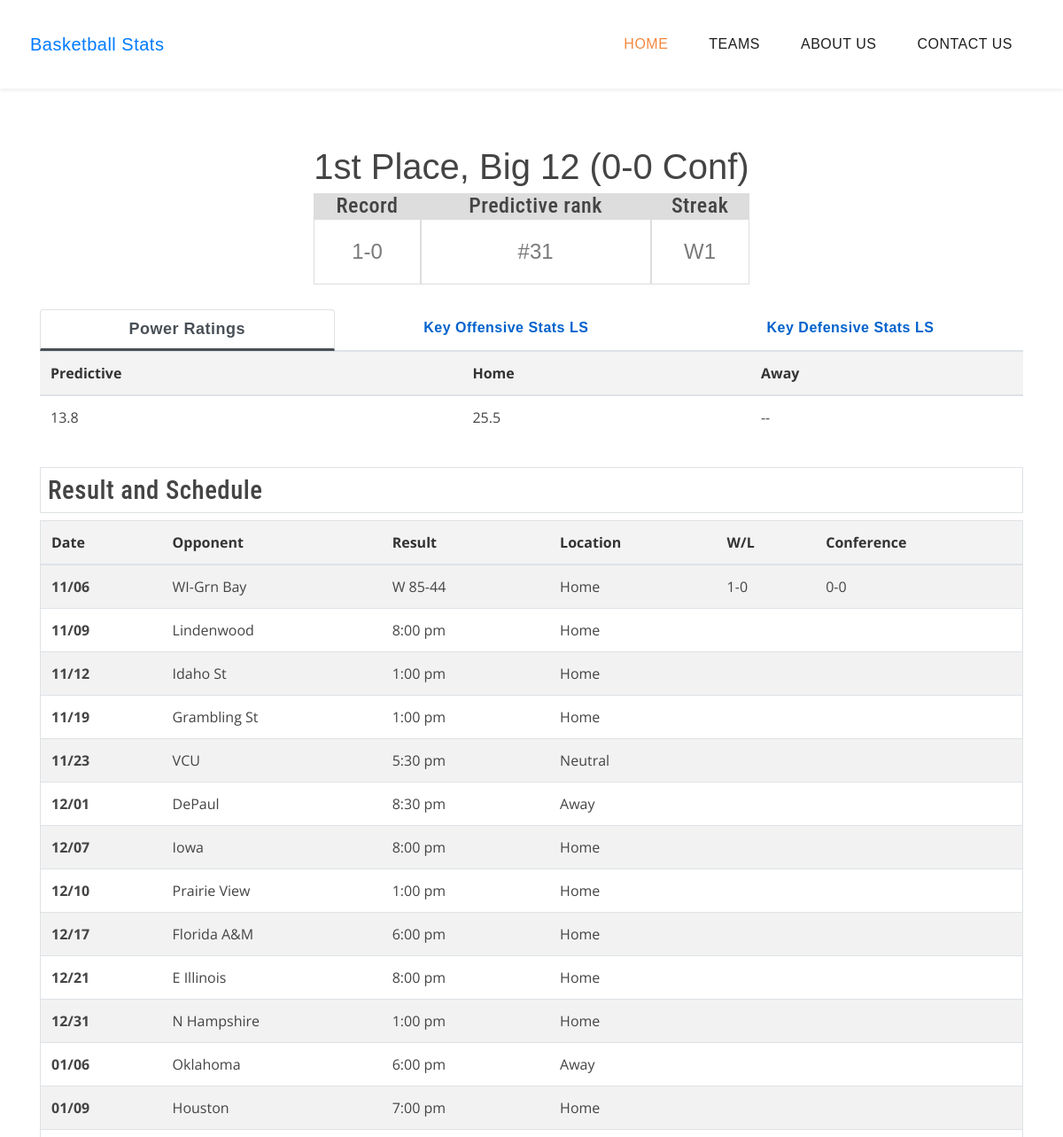
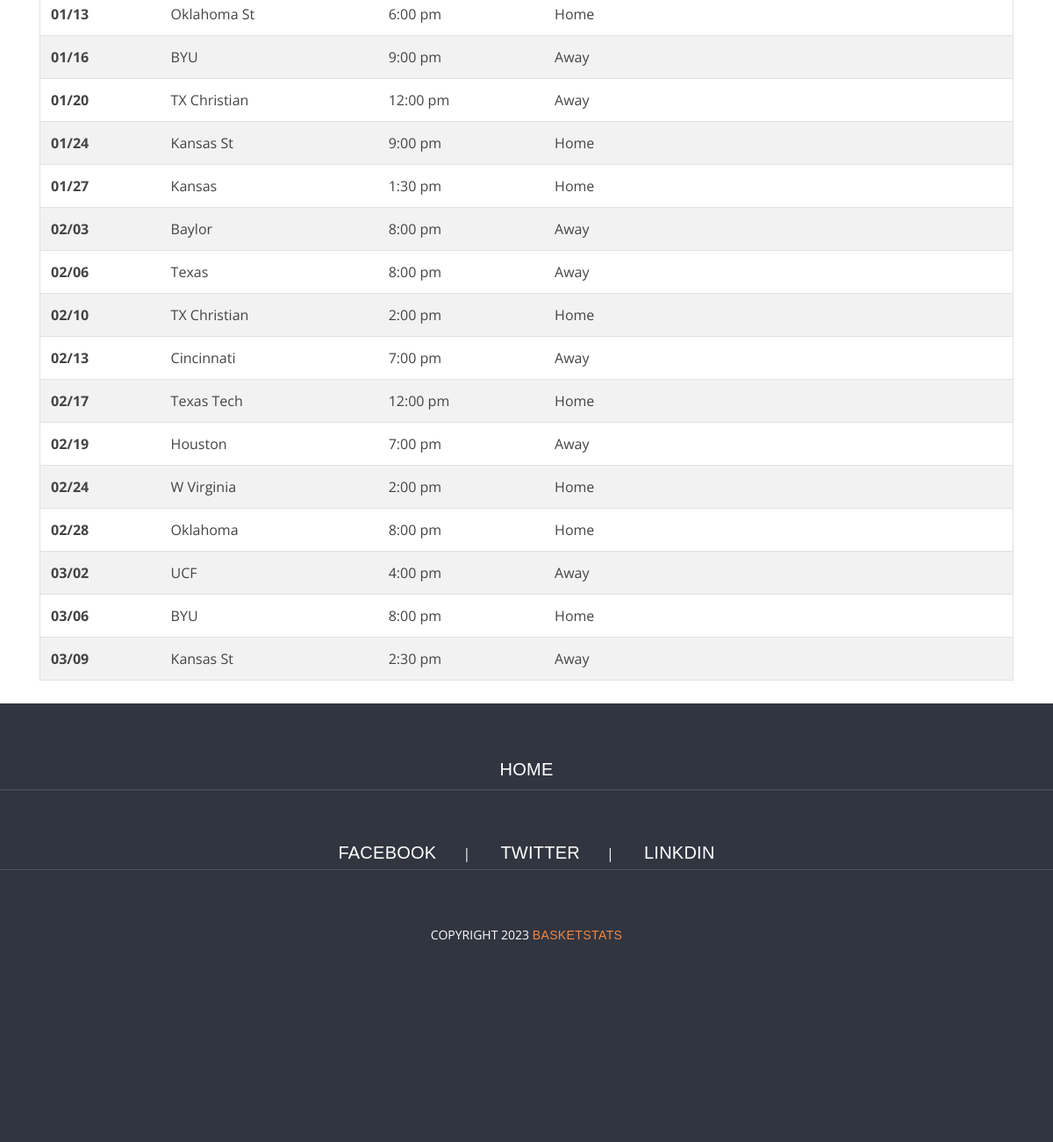
/teams/1/, run on the app's committed database (2 pictures, top to bottom).
### stats/models.py (models this page shows, shortened)
class TeamStats(models.Model):
    team = models.OneToOneField(Team, on_delete=models.CASCADE,related_name='team_stats')
    created_at = models.DateTimeField(auto_now_add=True)
    stats_details_formatted_html = models.TextField(blank=True,null=True)

class PowerRatings(models.Model):
    team = models.ForeignKey(Team, on_delete=models.CASCADE,related_name='power_ratings')
    created_at = models.DateTimeField(auto_now_add=True)
    predictive_rating = models.CharField(max_length=50, help_text="Predictive Power Rating",blank=True, null=True)
    home_rating = models.CharField(max_length=50, help_text="Home Power Rating",blank=True, null=True)
    away_rating = models.CharField(max_length=50, help_text="Away Power Rating",blank=True, null=True)

class ResultAndScheduleStats(models.Model):
    team = models.ForeignKey(Team, on_delete=models.CASCADE, related_name='result_and_schedule_stats')
    date = models.DateField(blank=True,null=True)
    opponent = models.CharField(max_length=100, blank=True, null=True)
    result = models.CharField(max_length=10, blank=True, null=True)
    location = models.CharField(max_length=50, blank=True, null=True)
    win_loss = models.CharField(max_length=1, blank=True, null=True)
    conference = models.CharField(max_length=100, blank=True, null=True)
    spread = models.CharField(max_length=100,blank=True,null=True)
    total = models.CharField(max_length=100,blank=True,null=True)
    money = models.CharField(max_length=100,blank=True,null=True)

### stats/views.py (the view)
class TeamDetailView(DetailView):
    model = Team
    template_name = "pages/team_details.html"
    context_object_name = 'team'
    query_pk_and_slug = True
    def get_context_data(self, **kwargs):
        context = super().get_context_data(**kwargs)
        team = context['team']
        context['stats_details_formatted_html'] = team.team_stats.stats_details_formatted_html
        context['power_ratings_obj'] = team.power_ratings.all()
        context['key_offensive_stats_obj'] = team.key_offensive_stats.all()
        context['key_defensive_stats_obj'] = team.key_defensive_stats.all()
        context['result_and_schedule_stats_obj'] = team.result_and_schedule_stats.all()
        return context

### templates/pages/team_details.html (shortened to what this page needs)
{% extends "base.html" %}
{% load static %}
{% block htmlhead %}
<link rel="stylesheet"
href="{% static 'css/tables_tab.css' %}" />
{% endblock htmlhead %}
{% block content %}
<section id="tabs" class="stats-details-tabs  h-100">
  <div class='_stats_details container my-4 p-1 '>
    {{ stats_details_formatted_html | safe }}
  </div>
    <div class="container">
      <div class="row">
        <div class="col-md-12">
          <nav>
            <div class="nav nav-tabs nav-fill" id="nav-tab" role="tablist">
              <a
                class="nav-item nav-link active"
                id="nav-home-tab"
                data-toggle="tab"
                href="#power-ratings"
                role="tab"
                aria-controls="nav-home"
                aria-selected="true"
                >Power Ratings</a
              >
              <a
                class="nav-item nav-link"
                id="nav-profile-tab"
                data-toggle="tab"
                href="#key-offensive-stats"
                role="tab"
                aria-controls="nav-profile"
                aria-selected="false"
                >Key Offensive Stats LS</a
              >
              <a
                class="nav-item nav-link"
                id="nav-contact-tab"
                data-toggle="tab"
                href="#key-defensive-stats"
                role="tab"
                aria-controls="nav-contact"
                aria-selected="false"
                >Key Defensive Stats LS</a
              >
            </div>
          </nav>
          <div class="tab-content" id="nav-tabContent">
            <div
              class="tab-pane fade show active"
              id="power-ratings"
              role="tabpanel"
              aria-labelledby="nav-home-tab"
            >
            <div class="table-responsive">
              <table class="table" cellspacing="0">
                <thead>
                  <tr>
                    <th>Predictive</th>
                    <th>Home</th>
                    <th>Away</th>
                  </tr>
                </thead>
                <tbody>
                  {% for power_ratings in power_ratings_obj %}
                  <tr>
                    <td >{{ power_ratings.predictive_rating }}</td>
                    <td >{{ power_ratings.home_rating }}</td>
                    <td >{{ power_ratings.away_rating }}</td>
                  </tr>
                  {% endfor %}
                </tbody>
              </table>
              </div>
            </div>
          </div>
        </div>
        <div class="col-lg-12  mt-3">
          <div class="p-2 border mb-2">
            <h2>Result and Schedule</h2>
          </div>
          <div class="table-responsive">
            <table class="table table-striped border">
              <thead>
                <tr>
                  <th scope="col">Date</th>
                  <th scope="col">Opponent</th>
                  <th scope="col">Result</th>
                  <th scope="col">Location </th>
                  <th scope="col">W/L </th>
                  <th scope="col">Conference</th>
                </tr>
              </thead>
              <tbody>
                {% for result_and_schedule_stats in result_and_schedule_stats_obj %}
                <tr>
                  <th scope="row">{{ result_and_schedule_stats.date | date:"m/d"  }}</th>
                  <td>{{ result_and_schedule_stats.opponent }}</td>
                  <td>{{ result_and_schedule_stats.result }}</td>
                  <td>{{ result_and_schedule_stats.location }}</td>
                  <td>{{ result_and_schedule_stats.win_loss }}</td>
                  <td>{{ result_and_schedule_stats.conference }}</td>
                </tr>
                {% endfor %}
              </tbody>
            </table>
          </div>
        </div>
      </div>
    </div>
  </section>
</div>
{% endblock content %}

### bascetball_stat/static/css/tables_tab.css (style rules this page uses)
.stats-details-tabs { padding: 10px; margin-top: 20px; }
.stats-details-tabs #tabs .nav-tabs .nav-item.show .nav-link, .nav-tabs .nav-link.active { color: #0062cc; background-color: transparent; border-color: transparent transparent #f3f3f3; border-bottom: 3px solid !important; font-size: 18px; font-weight: bold; }
.stats-details-tabs .nav-link { border: 1px solid transparent; border-top-left-radius: 0.25rem; border-top-right-radius: 0.25rem; color: #0062cc; font-size: 16px; font-weight: 600; }
.stats-details-tabs thead { background: #f3f3f3; color: #333; }
._stats_details { display: flex; justify-content: center; align-items: center; font-family: Verdana, "Geneva", Tahoma, sans-serif; }
.stats-details-tabs a { text-decoration: none; color: #555; font-weight: 600; }
table.team-blockup { font-family: Verdana, "Geneva", Tahoma, sans-serif !important; }
.team-blockup-data p { border: 1px solid #ddd; margin: 0 auto; font-size: 1.5em; padding: 0.5em 0; text-align: center; }
.team-blockup .top { text-align: center; font-size: 2.5em; margin-bottom: 10px; font-family: inherit; }
.team-blockup-data td div h4 { background-color: #ddd; text-align: center; }

### bascetball_stat/static/css/basketstyling.css (style rules this page uses)
* { margin: 0; padding: 0; box-sizing: border-box; }
body { font-family: "Open Sans", sans-serif; overflow-x: hidden; text-rendering: optimizeLegibility; -webkit-font-smoothing: antialiased; -moz-osx-font-smoothing: grayscale; min-height: 100vh; }
body { font-family: "Open Sans", sans-serif; color: #444444; }
h2 { font-size: 1.8rem; }
p { font-size: 1.1rem; }
p { margin-bottom: 0px; font-weight: 400; color: #7a7a7a; line-height: 2; }
a { text-decoration: none !important; font-family: "Fresca", sans-serif; letter-spacing: 0.5px; font-size: inherit; }
h1, h2, h3, h4, h5, h6 { margin: 0px; font-family: "Roboto Condensed", sans-serif !important; letter-spacing: 0.5px; }

### data on the page
TeamStats: stats_details_formatted_html "1st Place, Big 12 (0-0 Conf) Record 1-0 Predictive rank #31 Streak W1"
PowerRatings: predictive_rating "13.8", home_rating "25.5", away_rating "--"
ResultAndScheduleStats: date "11/06", opponent "WI-Grn Bay", result "W 85-44", location "Home", win_loss "1-0", conference "0-0"
ResultAndScheduleStats: date "11/09", opponent "Lindenwood", result "8:00 pm", location "Home"
ResultAndScheduleStats: date "11/12", opponent "Idaho St", result "1:00 pm", location "Home"
ResultAndScheduleStats: date "11/19", opponent "Grambling St", result "1:00 pm", location "Home"
ResultAndScheduleStats: date "11/23", opponent "VCU", result "5:30 pm", location "Neutral"
ResultAndScheduleStats: date "12/01", opponent "DePaul", result "8:30 pm", location "Away"
ResultAndScheduleStats: date "12/07", opponent "Iowa", result "8:00 pm", location "Home"
ResultAndScheduleStats: date "12/10", opponent "Prairie View", result "1:00 pm", location "Home"
ResultAndScheduleStats: date "12/17", opponent "Florida A&M", result "6:00 pm", location "Home"
ResultAndScheduleStats: date "12/21", opponent "E Illinois", result "8:00 pm", location "Home"
ResultAndScheduleStats: date "12/31", opponent "N Hampshire", result "1:00 pm", location "Home"
ResultAndScheduleStats: date "01/06", opponent "Oklahoma", result "6:00 pm", location "Away"
ResultAndScheduleStats: date "01/09", opponent "Houston", result "7:00 pm", location "Home"
ResultAndScheduleStats: date "01/13", opponent "Oklahoma St", result "6:00 pm", location "Home"
ResultAndScheduleStats: date "01/16", opponent "BYU", result "9:00 pm", location "Away"
ResultAndScheduleStats: date "01/20", opponent "TX Christian", result "12:00 pm", location "Away"
ResultAndScheduleStats: date "01/24", opponent "Kansas St", result "9:00 pm", location "Home"
ResultAndScheduleStats: date "01/27", opponent "Kansas", result "1:30 pm", location "Home"
ResultAndScheduleStats: date "02/03", opponent "Baylor", result "8:00 pm", location "Away"
ResultAndScheduleStats: date "02/06", opponent "Texas", result "8:00 pm", location "Away"
ResultAndScheduleStats: date "02/10", opponent "TX Christian", result "2:00 pm", location "Home"
ResultAndScheduleStats: date "02/13", opponent "Cincinnati", result "7:00 pm", location "Away"
ResultAndScheduleStats: date "02/17", opponent "Texas Tech", result "12:00 pm", location "Home"
ResultAndScheduleStats: date "02/19", opponent "Houston", result "7:00 pm", location "Away"
ResultAndScheduleStats: date "02/24", opponent "W Virginia", result "2:00 pm", location "Home"
ResultAndScheduleStats: date "02/28", opponent "Oklahoma", result "8:00 pm", location "Home"
ResultAndScheduleStats: date "03/02", opponent "UCF", result "4:00 pm", location "Away"
ResultAndScheduleStats: date "03/06", opponent "BYU", result "8:00 pm", location "Home"
ResultAndScheduleStats: date "03/09", opponent "Kansas St", result "2:30 pm", location "Away"
